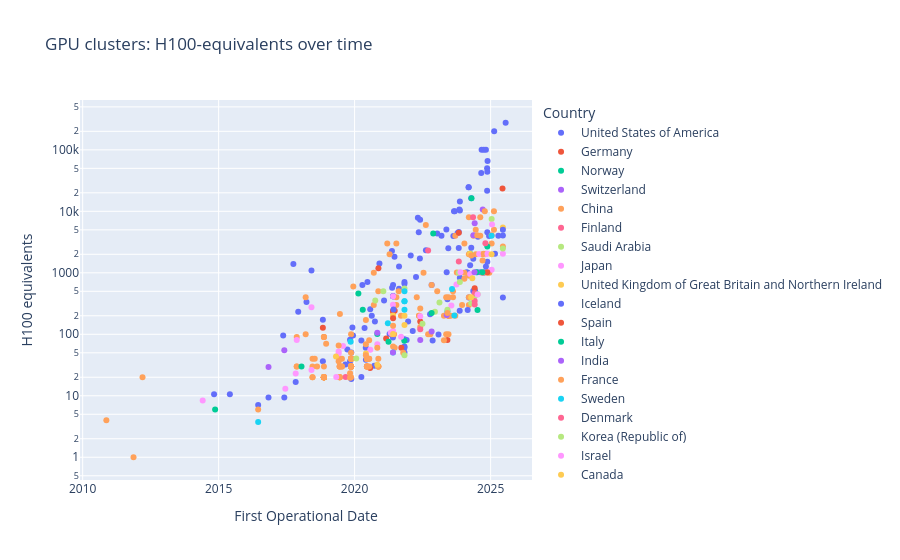

Notebook code cell kept with this figure:
### Markdown cell above
## GPU Clusters — H100-equivalents over time

### Code cell
scatter_time(load("gpu_clusters.csv"), "First Operational Date", "H100 equivalents",
             color="Country", log_y=True, title="GPU clusters: H100-equivalents over time")

### Figure 1 — Plotly figure (JSON) as saved in the notebook; plotly's stock layout.template omitted (floating-point values rounded to 4 significant figures; data arrays with more than 128 entries replaced by an {"elided": "..."} marker saying what was removed)
{"data": [{"hovertemplate": "Country=United States of America<br>First Operational Date=%{x}<br>H100 equivalents=%{y}<extra></extra>", "legendgroup": "United States of America", "marker": {"color": "#636efa", "symbol": "circle"}, "mode": "markers", "name": "United States of America", "orientation": "v", "showlegend": true, "type": "scatter", "x": ["2025-07-22", "2025-02-18", "2024-09-02", "2024-10-30", "2024-10-02", "2024-11-21", "2024-11-15", "2024-11-18", "2024-08-28", "2024-03-12", "2024-03-12", "2024-11-15", "2024-04-15", "2023-11-15", "2023-11-08", "2023-11-15", "2023-09-07", "2023-08-28", "2022-04-30", "2022-05-30", "2023-05-18", "2023-11-01", "2024-11-18", "2022-05-12", "2023-10-16", "2023-01-15", "2025-06-15", "2023-03-13", "2025-04-15", "2023-08-20", "2024-12-11", "2024-07-15", "2024-04-16", "2023-10-31", "2023-06-13", "2022-08-16", "2021-05-17", "2025-03-01", "2022-01-24", "2021-06-20", "2022-05-27", "2024-05-13", "2024-11-18", "2020-11-30", "2017-10-01", "2024-04-01", "2021-08-20", "2018-06-01", "2024-08-20", "2024-07-07", "2024-02-15", "2023-05-22", "2024-10-15", "2024-09-26", "2024-02-27", "2024-03-11", "2022-04-05", "2023-11-15", "2020-06-22", "2021-11-01", "2021-11-01", "2020-04-15", "2021-06-01", "2022-11-01", "2021-05-19", "2021-08-20", "2024-06-01", "2024-06-01", "2024-06-01", "2024-05-13", "2021-06-01", "2021-06-01", "2021-06-01", "2024-03-15", "2023-06-01", "2021-01-31", "2018-03-26", "2020-07-29", "2023-11-13", "2017-12-05", "2022-10-11", "2020-08-19", "2018-11-01", "2020-09-30", "2021-12-20", "2019-12-03", "2020-05-14", "2022-02-20", "2021-04-15", "2023-02-01", "2019-12-11", "2017-05-17", "2021-05-30", "2021-11-01", "2021-11-30", "2022-11-14", "2020-04-01", "2021-11-01", "2020-05-30", "2021-11-01", "2019-09-26", "2019-11-18", "2021-11-01", "2020-06-01", "2019-11-01", "2018-11-01", "2019-08-31", "2020-09-21", "2020-04-01", "2019-11-18", "2017-11-01", "2015-06-01", "2014-11-01", "2016-11-01", "2017-06-01", "2016-06-15"], "xaxis": "x", "y": [275800.0, 200000.0, 100000.0, 100000.0, 100000.0, 65540.0, 50000.0, 44140.0, 42000.0, 24580.0, 24580.0, 21650.0, 16380.0, 14400.0, 10750.0, 10330.0, 10000.0, 10000.0, 7883.0, 7283.0, 5045.0, 4608.0, 4567.0, 4553.0, 4424.0, 4339.0, 4032.0, 4000.0, 4000.0, 3984.0, 3964.0, 3874.0, 2560.0, 2522.0, 2512.0, 2321.0, 2260.0, 2048.0, 1917.0, 1816.0, 1703.0, 1689.0, 1506.0, 1413.0, 1390.0, 1321.0, 1271.0, 1091.0, 1024.0, 1024.0, 1024.0, 1024.0, 1024.0, 1000.0, 1000.0, 909.6, 853.8, 827.9, 706.3, 706.3, 665.9, 631.6, 630.6, 630.6, 569.2, 552.4, 507.4, 507.4, 504.0, 504.0, 413.7, 413.7, 413.7, 395.6, 371.6, 353.1, 333.5, 254.6, 242.5, 232.4, 211.8, 200.1, 172.8, 161.4, 161.4, 129.4, 126.1, 113.5, 100.9, 99.64, 95.5, 95.21, 88.29, 83.24, 80.72, 79.46, 78.95, 63.06, 60.54, 60.54, 56.59, 50.53, 50.45, 38.4, 36.38, 36.38, 32.35, 30.82, 20.21, 18.7, 16.68, 10.61, 10.61, 9.374, 9.374, 7.095], "yaxis": "y"}, {"hovertemplate": "Country=Germany<br>First Operational Date=%{x}<br>H100 equivalents=%{y}<extra></extra>", "legendgroup": "Germany", "marker": {"color": "#EF553B", "symbol": "circle"}, "mode": "markers", "name": "Germany", "orientation": "v", "showlegend": true, "type": "scatter", "x": ["2025-06-10", "2020-11-16", "2021-06-23", "2021-06-01", "2021-06-01", "2023-06-15", "2022-06-01", "2021-02-28", "2023-06-01", "2021-09-20", "2020-07-28"], "xaxis": "x", "y": [23540.0, 1181.0, 242.2, 242.2, 233.3, 199.3, 161.4, 85.76, 80.49, 60.54, 28.3], "yaxis": "y"}, {"hovertemplate": "Country=Norway<br>First Operational Date=%{x}<br>H100 equivalents=%{y}<extra></extra>", "legendgroup": "Norway", "marker": {"color": "#00cc96", "symbol": "circle"}, "mode": "markers", "name": "Norway", "orientation": "v", "showlegend": true, "type": "scatter", "x": ["2024-04-19", "2024-03-30", "2024-03-30"], "xaxis": "x", "y": [16380.0, 2048.0, 2048.0], "yaxis": "y"}, {"hovertemplate": "Country=Switzerland<br>First Operational Date=%{x}<br>H100 equivalents=%{y}<extra></extra>", "legendgroup": "Switzerland", "marker": {"color": "#ab63fa", "symbol": "circle"}, "mode": "markers", "name": "Switzerland", "orientation": "v", "showlegend": true, "type": "scatter", "x": ["2024-09-17", "2024-06-01", "2017-06-01", "2016-11-01"], "xaxis": "x", "y": [10750.0, 6400.0, 54.91, 29.26], "yaxis": "y"}, {"hovertemplate": "Country=China<br>First Operational Date=%{x}<br>H100 equivalents=%{y}<extra></extra>", "legendgroup": "China", "marker": {"color": "#FFA15A", "symbol": "circle"}, "mode": "markers", "name": "China", "orientation": "v", "showlegend": true, "type": "scatter", "x": {"elided": "172 str values"}, "xaxis": "x", "y": {"elided": "172 float values"}, "yaxis": "y"}, {"hovertemplate": "Country=Finland<br>First Operational Date=%{x}<br>H100 equivalents=%{y}<extra></extra>", "legendgroup": "Finland", "marker": {"color": "#FF6692", "symbol": "circle"}, "mode": "markers", "name": "Finland", "orientation": "v", "showlegend": true, "type": "scatter", "x": ["2024-05-10", "2022-09-15", "2023-11-01", "2019-09-03"], "xaxis": "x", "y": [8000.0, 2305.0, 1520.0, 20.21], "yaxis": "y"}, {"hovertemplate": "Country=Saudi Arabia<br>First Operational Date=%{x}<br>H100 equivalents=%{y}<extra></extra>", "legendgroup": "Saudi Arabia", "marker": {"color": "#B6E880", "symbol": "circle"}, "mode": "markers", "name": "Saudi Arabia", "orientation": "v", "showlegend": true, "type": "scatter", "x": ["2025-01-15", "2021-01-21", "2024-06-01"], "xaxis": "x", "y": [7475.0, 499.7, 416.0], "yaxis": "y"}, {"hovertemplate": "Country=Japan<br>First Operational Date=%{x}<br>H100 equivalents=%{y}<extra></extra>", "legendgroup": "Japan", "marker": {"color": "#FF97FF", "symbol": "circle"}, "mode": "markers", "name": "Japan", "orientation": "v", "showlegend": true, "type": "scatter", "x": ["2025-01-20", "2025-06-15", "2024-10-31", "2024-10-31", "2024-07-31", "2025-01-15", "2024-04-01", "2023-09-30", "2021-05-30", "2023-07-24", "2018-06-01", "2022-06-01", "2021-06-01", "2021-05-01", "2017-11-15", "2020-11-01", "2019-07-30", "2020-07-30", "2019-06-01", "2019-06-01", "2018-06-01", "2017-11-01", "2019-04-30", "2017-06-15", "2014-06-01"], "xaxis": "x", "y": [6128.0, 2048.0, 2040.0, 2040.0, 2016.0, 1120.0, 960.0, 645.8, 302.7, 292.6, 274.9, 196.8, 113.5, 105.9, 81.05, 68.72, 64.68, 55.84, 52.55, 48.51, 26.28, 23.12, 20.21, 12.97, 8.399], "yaxis": "y"}, {"hovertemplate": "Country=United Kingdom of Great Britain and Northern Ireland<br>First Operational Date=%{x}<br>H100 equivalents=%{y}<extra></extra>", "legendgroup": "United Kingdom of Great Britain and Northern Ireland", "marker": {"color": "#FECB52", "symbol": "circle"}, "mode": "markers", "name": "United Kingdom of Great Britain and Northern Ireland", "orientation": "v", "showlegend": true, "type": "scatter", "x": ["2025-06-15", "2024-03-30", "2021-06-01", "2021-11-01", "2021-06-01", "2020-11-01"], "xaxis": "x", "y": [5448.0, 2048.0, 201.8, 141.3, 100.9, 31.83], "yaxis": "y"}, {"hovertemplate": "Country=Iceland<br>First Operational Date=%{x}<br>H100 equivalents=%{y}<extra></extra>", "legendgroup": "Iceland", "marker": {"color": "#636efa", "symbol": "circle"}, "mode": "markers", "name": "Iceland", "orientation": "v", "showlegend": true, "type": "scatter", "x": ["2025-06-15", "2024-02-28"], "xaxis": "x", "y": [4992.0, 248.0], "yaxis": "y"}, {"hovertemplate": "Country=Spain<br>First Operational Date=%{x}<br>H100 equivalents=%{y}<extra></extra>", "legendgroup": "Spain", "marker": {"color": "#EF553B", "symbol": "circle"}, "mode": "markers", "name": "Spain", "orientation": "v", "showlegend": true, "type": "scatter", "x": ["2023-11-01"], "xaxis": "x", "y": [4480.0], "yaxis": "y"}, {"hovertemplate": "Country=Italy<br>First Operational Date=%{x}<br>H100 equivalents=%{y}<extra></extra>", "legendgroup": "Italy", "marker": {"color": "#00cc96", "symbol": "circle"}, "mode": "markers", "name": "Italy", "orientation": "v", "showlegend": true, "type": "scatter", "x": ["2022-11-22", "2024-11-18", "2020-02-21", "2020-04-20", "2024-07-09", "2020-11-01", "2021-10-30", "2018-01-18", "2014-11-15"], "xaxis": "x", "y": [4359.0, 2688.0, 459.8, 249.6, 248.0, 100.9, 78.83, 29.95, 5.965], "yaxis": "y"}, {"hovertemplate": "Country=India<br>First Operational Date=%{x}<br>H100 equivalents=%{y}<extra></extra>", "legendgroup": "India", "marker": {"color": "#ab63fa", "symbol": "circle"}, "mode": "markers", "name": "India", "orientation": "v", "showlegend": true, "type": "scatter", "x": ["2024-05-15", "2023-05-23", "2020-11-01"], "xaxis": "x", "y": [4096.0, 206.8, 105.9], "yaxis": "y"}, {"hovertemplate": "Country=France<br>First Operational Date=%{x}<br>H100 equivalents=%{y}<extra></extra>", "legendgroup": "France", "marker": {"color": "#FFA15A", "symbol": "circle"}, "mode": "markers", "name": "France", "orientation": "v", "showlegend": true, "type": "scatter", "x": ["2025-01-15", "2024-07-06", "2025-06-15", "2024-09-30", "2024-04-17", "2024-09-15", "2023-10-05", "2022-06-01", "2019-06-18", "2020-06-01", "2022-06-01", "2019-06-01", "2020-11-01", "2021-06-23"], "xaxis": "x", "y": [4096.0, 4096.0, 2688.0, 2048.0, 1908.0, 1587.0, 1016.0, 261.7, 213.7, 170.3, 131.2, 65.94, 60.54, 60.54], "yaxis": "y"}, {"hovertemplate": "Country=Sweden<br>First Operational Date=%{x}<br>H100 equivalents=%{y}<extra></extra>", "legendgroup": "Sweden", "marker": {"color": "#19d3f3", "symbol": "circle"}, "mode": "markers", "name": "Sweden", "orientation": "v", "showlegend": true, "type": "scatter", "x": ["2025-01-14", "2023-08-02", "2023-06-01", "2021-03-23"], "xaxis": "x", "y": [4000.0, 544.0, 237.1, 151.3], "yaxis": "y"}, {"hovertemplate": "Country=Denmark<br>First Operational Date=%{x}<br>H100 equivalents=%{y}<extra></extra>", "legendgroup": "Denmark", "marker": {"color": "#FF6692", "symbol": "circle"}, "mode": "markers", "name": "Denmark", "orientation": "v", "showlegend": true, "type": "scatter", "x": ["2024-10-23"], "xaxis": "x", "y": [3032.0], "yaxis": "y"}, {"hovertemplate": "Country=Korea (Republic of)<br>First Operational Date=%{x}<br>H100 equivalents=%{y}<extra></extra>", "legendgroup": "Korea (Republic of)", "marker": {"color": "#B6E880", "symbol": "circle"}, "mode": "markers", "name": "Korea (Republic of)", "orientation": "v", "showlegend": true, "type": "scatter", "x": ["2025-06-15", "2023-11-01", "2023-11-15", "2021-11-01", "2020-10-05", "2023-02-14", "2024-04-15", "2023-06-01", "2022-12-15", "2021-11-01"], "xaxis": "x", "y": [2496.0, 1000.0, 706.3, 554.9, 353.1, 327.9, 320.0, 249.7, 232.2, 45.4], "yaxis": "y"}, {"hovertemplate": "Country=Israel<br>First Operational Date=%{x}<br>H100 equivalents=%{y}<extra></extra>", "legendgroup": "Israel", "marker": {"color": "#FF97FF", "symbol": "circle"}, "mode": "markers", "name": "Israel", "orientation": "v", "showlegend": true, "type": "scatter", "x": ["2024-11-20", "2023-11-23"], "xaxis": "x", "y": [2048.0, 1024.0], "yaxis": "y"}, {"hovertemplate": "Country=Canada<br>First Operational Date=%{x}<br>H100 equivalents=%{y}<extra></extra>", "legendgroup": "Canada", "marker": {"color": "#FECB52", "symbol": "circle"}, "mode": "markers", "name": "Canada", "orientation": "v", "showlegend": true, "type": "scatter", "x": ["2025-01-14", "2024-04-30", "2021-11-01", "2020-06-01", "2019-04-26"], "xaxis": "x", "y": [2000.0, 816.0, 200.5, 48.51, 43.46], "yaxis": "y"}, {"hovertemplate": "Country=United Arab Emirates<br>First Operational Date=%{x}<br>H100 equivalents=%{y}<extra></extra>", "legendgroup": "United Arab Emirates", "marker": {"color": "#636efa", "symbol": "circle"}, "mode": "markers", "name": "United Arab Emirates", "orientation": "v", "showlegend": true, "type": "scatter", "x": ["2024-10-30", "2025-06-15", "2019-11-01"], "xaxis": "x", "y": [1272.0, 395.1, 81.86], "yaxis": "y"}, {"hovertemplate": "Country=Taiwan<br>First Operational Date=%{x}<br>H100 equivalents=%{y}<extra></extra>", "legendgroup": "Taiwan", "marker": {"color": "#EF553B", "symbol": "circle"}, "mode": "markers", "name": "Taiwan", "orientation": "v", "showlegend": true, "type": "scatter", "x": ["2024-11-18", "2024-06-01", "2018-11-01"], "xaxis": "x", "y": [1024.0, 558.8, 127.3], "yaxis": "y"}, {"hovertemplate": "Country=Thailand<br>First Operational Date=%{x}<br>H100 equivalents=%{y}<extra></extra>", "legendgroup": "Thailand", "marker": {"color": "#00cc96", "symbol": "circle"}, "mode": "markers", "name": "Thailand", "orientation": "v", "showlegend": true, "type": "scatter", "x": ["2024-09-12", "2024-06-25", "2022-11-01"], "xaxis": "x", "y": [1024.0, 1024.0, 222.0], "yaxis": "y"}, {"hovertemplate": "Country=Singapore<br>First Operational Date=%{x}<br>H100 equivalents=%{y}<extra></extra>", "legendgroup": "Singapore", "marker": {"color": "#ab63fa", "symbol": "circle"}, "mode": "markers", "name": "Singapore", "orientation": "v", "showlegend": true, "type": "scatter", "x": ["2024-05-30", "2022-11-01", "2022-06-01"], "xaxis": "x", "y": [1024.0, 111.0, 80.72], "yaxis": "y"}, {"hovertemplate": "Country=Brazil<br>First Operational Date=%{x}<br>H100 equivalents=%{y}<extra></extra>", "legendgroup": "Brazil", "marker": {"color": "#FFA15A", "symbol": "circle"}, "mode": "markers", "name": "Brazil", "orientation": "v", "showlegend": true, "type": "scatter", "x": ["2022-11-01", "2023-06-01", "2021-06-01", "2020-06-01", "2021-06-01", "2020-06-01", "2019-06-01", "2019-11-01", "2019-11-01"], "xaxis": "x", "y": [635.7, 222.0, 137.4, 68.72, 63.06, 45.48, 36.38, 23.24, 19.71], "yaxis": "y"}, {"hovertemplate": "Country=Russia<br>First Operational Date=%{x}<br>H100 equivalents=%{y}<extra></extra>", "legendgroup": "Russia", "marker": {"color": "#19d3f3", "symbol": "circle"}, "mode": "markers", "name": "Russia", "orientation": "v", "showlegend": true, "type": "scatter", "x": ["2021-11-01", "2021-11-01", "2021-11-01", "2021-11-01", "2023-09-02", "2019-11-09", "2021-06-01", "2016-06-15"], "xaxis": "x", "y": [502.0, 345.6, 343.1, 249.7, 202.1, 75.8, 50.45, 3.753], "yaxis": "y"}, {"hovertemplate": "Country=Poland<br>First Operational Date=%{x}<br>H100 equivalents=%{y}<extra></extra>", "legendgroup": "Poland", "marker": {"color": "#FF6692", "symbol": "circle"}, "mode": "markers", "name": "Poland", "orientation": "v", "showlegend": true, "type": "scatter", "x": ["2024-06-01", "2024-06-01", "2024-06-01", "2022-06-01"], "xaxis": "x", "y": [464.0, 348.0, 304.0, 121.1], "yaxis": "y"}, {"hovertemplate": "Country=Australia<br>First Operational Date=%{x}<br>H100 equivalents=%{y}<extra></extra>", "legendgroup": "Australia", "marker": {"color": "#B6E880", "symbol": "circle"}, "mode": "markers", "name": "Australia", "orientation": "v", "showlegend": true, "type": "scatter", "x": ["2024-07-11", "2022-07-01", "2020-01-23"], "xaxis": "x", "y": [448.0, 148.6, 40.42], "yaxis": "y"}, {"hovertemplate": "Country=Netherlands<br>First Operational Date=%{x}<br>H100 equivalents=%{y}<extra></extra>", "legendgroup": "Netherlands", "marker": {"color": "#FF97FF", "symbol": "circle"}, "mode": "markers", "name": "Netherlands", "orientation": "v", "showlegend": true, "type": "scatter", "x": ["2024-07-11", "2021-06-01", "2021-09-16"], "xaxis": "x", "y": [442.8, 413.7, 90.81], "yaxis": "y"}, {"hovertemplate": "Country=Hong Kong<br>First Operational Date=%{x}<br>H100 equivalents=%{y}<extra></extra>", "legendgroup": "Hong Kong", "marker": {"color": "#FECB52", "symbol": "circle"}, "mode": "markers", "name": "Hong Kong", "orientation": "v", "showlegend": true, "type": "scatter", "x": ["2024-04-15"], "xaxis": "x", "y": [400.0], "yaxis": "y"}, {"hovertemplate": "Country=Luxembourg<br>First Operational Date=%{x}<br>H100 equivalents=%{y}<extra></extra>", "legendgroup": "Luxembourg", "marker": {"color": "#636efa", "symbol": "circle"}, "mode": "markers", "name": "Luxembourg", "orientation": "v", "showlegend": true, "type": "scatter", "x": ["2021-06-07"], "xaxis": "x", "y": [252.2], "yaxis": "y"}, {"hovertemplate": "Country=Czechia<br>First Operational Date=%{x}<br>H100 equivalents=%{y}<extra></extra>", "legendgroup": "Czechia", "marker": {"color": "#EF553B", "symbol": "circle"}, "mode": "markers", "name": "Czechia", "orientation": "v", "showlegend": true, "type": "scatter", "x": ["2021-06-01"], "xaxis": "x", "y": [181.6], "yaxis": "y"}, {"hovertemplate": "Country=Slovenia<br>First Operational Date=%{x}<br>H100 equivalents=%{y}<extra></extra>", "legendgroup": "Slovenia", "marker": {"color": "#00cc96", "symbol": "circle"}, "mode": "markers", "name": "Slovenia", "orientation": "v", "showlegend": true, "type": "scatter", "x": ["2021-04-01"], "xaxis": "x", "y": [75.67], "yaxis": "y"}, {"hovertemplate": "Country=Vietnam<br>First Operational Date=%{x}<br>H100 equivalents=%{y}<extra></extra>", "legendgroup": "Vietnam", "marker": {"color": "#ab63fa", "symbol": "circle"}, "mode": "markers", "name": "Vietnam", "orientation": "v", "showlegend": true, "type": "scatter", "x": ["2021-05-30"], "xaxis": "x", "y": [50.45], "yaxis": "y"}], "layout": {"legend": {"title": {"text": "Country"}, "tracegroupgap": 0}, "title": {"text": "GPU clusters: H100-equivalents over time"}, "xaxis": {"anchor": "y", "domain": [0.0, 1.0], "title": {"text": "First Operational Date"}}, "yaxis": {"anchor": "x", "domain": [0.0, 1.0], "title": {"text": "H100 equivalents"}, "type": "log"}}}
